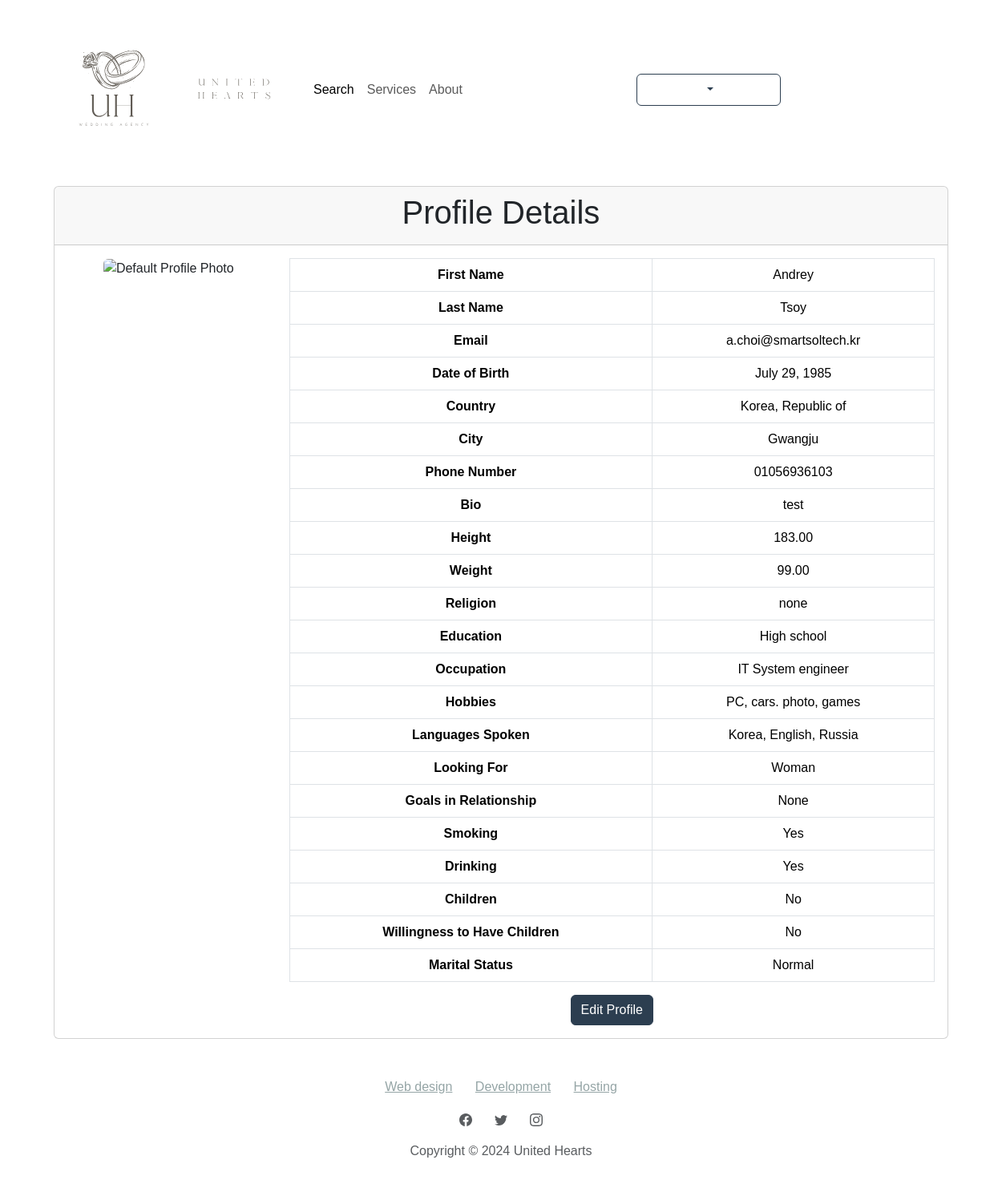
Screenshot of /en-us/profiles/profile/1/ (signed in) with the database file from the repository.
### profiles/models.py (models this page shows, shortened)
class Profile(models.Model):
    USER_TYPE_CHOICES = [
        ('groom', _('Groom')),
        ('bride', _('Bride')),
    ]
    user = models.OneToOneField(User, on_delete=models.CASCADE)
    user_type = models.CharField(_('User Type'), max_length=10, choices=USER_TYPE_CHOICES)
    first_name = models.CharField(_('First Name'), max_length=100)
    last_name = models.CharField(_('Last Name'), max_length=100)
    date_of_birth = models.DateField(null=True, blank=True)
    country = models.CharField(_('Country'), max_length=100)
    city = models.CharField(_('City'), max_length=100)
    phone_number = models.CharField(_('Phone Number'), max_length=20, validators=[
        RegexValidator(regex=r'^\+?1?\d{9,15}$', message=_("Phone number must be entered in the format: '+999999999'. Up to 15 digits allowed."))
    ])
    email = models.EmailField(_('Email'))
    bio = models.TextField(_('Bio'))
    photo = models.ImageField(_('Photo'), upload_to='profile_photos/', null=True, blank=True)
    height = models.DecimalField(_('Height'), max_digits=5, decimal_places=2, null=True, blank=True)
    weight = models.DecimalField(_('Weight'), max_digits=5, decimal_places=2, null=True, blank=True)
    religion = models.CharField(_('Religion'), max_length=50, null=True, blank=True)
    education = models.CharField(_('Education'), max_length=255, null=True, blank=True)
    occupation = models.CharField(_('Occupation'), max_length=255, null=True, blank=True)
    hobbies = models.TextField(_('Hobbies'), null=True, blank=True)
    languages_spoken = models.CharField(_('Languages Spoken'), max_length=255, null=True, blank=True)
    looking_for = models.TextField(_('Looking For'), null=True, blank=True)
    goals_in_relationship = models.CharField(_('Goals in Relationship'), max_length=255, null=True, blank=True)
    smoking = models.BooleanField(_('Smoking'), default=False)
    drinking = models.BooleanField(_('Drinking'), default=False)
    children = models.BooleanField(_('Children'), default=False)
    willingness_to_have_children = models.BooleanField(_('Willingness to have Children'), default=False)
    marital_status = models.CharField(_('Marital Status'), max_length=50, null=True, blank=True)

### profiles/views.py (the view)
# urls.py: path('profile/<int:pk>/', views.profile_detail, name='profile_detail'),  # Детали профиля
@login_required
def profile_detail(request, pk):
    profile = get_object_or_404(Profile, pk=pk)
    return render(request, 'profiles/profile_detail.html', {'profile': profile})

### templates/profiles/profile_detail.html
{% extends 'base.html' %}
{% load static i18n %}
{% block content %}
<div class="container mt-4">
    <div class="card">
        <div class="card-header">
            <h2>{% blocktrans %}Profile Details{% endblocktrans %}</h2>
        </div>
        <div class="card-body">
            <div class="row">
                <div class="col-md-3">
                    {% if profile.photo %}
                        <img src="{{ profile.photo.url }}" class="img-fluid rounded" alt="{% trans 'Profile Photo' %}">
                    {% else %}
                        <img src="{% static 'assets/img/default-profile.png' %}" class="img-fluid rounded" alt="{% trans 'Default Profile Photo' %}">
                    {% endif %}
                </div>
                <div class="col-md-9">
                    <table class="table table-bordered">
                        <tbody>
                            <tr>
                                <th>{% trans 'First Name' %}</th>
                                <td>{{ profile.first_name }}</td>
                            </tr>
                            <tr>
                                <th>{% trans 'Last Name' %}</th>
                                <td>{{ profile.last_name }}</td>
                            </tr>
                            <tr>
                                <th>{% trans 'Email' %}</th>
                                <td>{{ profile.email }}</td>
                            </tr>
                            <tr>
                                <th>{% trans 'Date of Birth' %}</th>
                                <td>{{ profile.date_of_birth }}</td>
                            </tr>
                            <tr>
                                <th>{% trans 'Country' %}</th>
                                <td>{{ profile.country }}</td>
                            </tr>
                            <tr>
                                <th>{% trans 'City' %}</th>
                                <td>{{ profile.city }}</td>
                            </tr>
                            <tr>
                                <th>{% trans 'Phone Number' %}</th>
                                <td>{{ profile.phone_number }}</td>
                            </tr>
                            <tr>
                                <th>{% trans 'Bio' %}</th>
                                <td>{{ profile.bio }}</td>
                            </tr>
                            <tr>
                                <th>{% trans 'Height' %}</th>
                                <td>{{ profile.height }}</td>
                            </tr>
                            <tr>
                                <th>{% trans 'Weight' %}</th>
                                <td>{{ profile.weight }}</td>
                            </tr>
                            <tr>
                                <th>{% trans 'Religion' %}</th>
                                <td>{{ profile.religion }}</td>
                            </tr>
                            <tr>
                                <th>{% trans 'Education' %}</th>
                                <td>{{ profile.education }}</td>
                            </tr>
                            <tr>
                                <th>{% trans 'Occupation' %}</th>
                                <td>{{ profile.occupation }}</td>
                            </tr>
                            <tr>
                                <th>{% trans 'Hobbies' %}</th>
                                <td>{{ profile.hobbies }}</td>
                            </tr>
                            <tr>
                                <th>{% trans 'Languages Spoken' %}</th>
                                <td>{{ profile.languages_spoken }}</td>
                            </tr>
                            <tr>
                                <th>{% trans 'Looking For' %}</th>
                                <td>{{ profile.looking_for }}</td>
                            </tr>
                            <tr>
                                <th>{% trans 'Goals in Relationship' %}</th>
                                <td>{{ profile.goals_in_relationship }}</td>
                            </tr>
                            <tr>
                                <th>{% trans 'Smoking' %}</th>
                                <td>{{ profile.smoking|yesno:_('Yes,No') }}</td>
                            </tr>
                            <tr>
                                <th>{% trans 'Drinking' %}</th>
                                <td>{{ profile.drinking|yesno:_('Yes,No') }}</td>
                            </tr>
                            <tr>
                                <th>{% trans 'Children' %}</th>
                                <td>{{ profile.children|yesno:_('Yes,No') }}</td>
                            </tr>
                            <tr>
                                <th>{% trans 'Willingness to Have Children' %}</th>
                                <td>{{ profile.willingness_to_have_children|yesno:_('Yes,No') }}</td>
                            </tr>
                            <tr>
                                <th>{% trans 'Marital Status' %}</th>
                                <td>{{ profile.marital_status }}</td>
                            </tr>
                        </tbody>
                    </table>
                    <a href="{% url 'edit_profile' %}" class="btn btn-primary">{% trans 'Edit Profile' %}</a>
                </div>
            </div>
        </div>
    </div>
</div>
{% endblock %}

### rows the page displays
Profile: first_name "Andrey", last_name "Tsoy", email "a.choi@smartsoltech.kr", date_of_birth "July 29, 1985", country "Korea, Republic of", city "Gwangju", phone_number "01056936103", bio "test", height "183.00", weight "99.00", religion "none", education "High school", occupation "IT System engineer", hobbies "PC, cars. photo, games", languages_spoken "Korea, English, Russia", looking_for "Woman", goals_in_relationship "None", smoking "Yes", drinking "Yes", children "No", willingness_to_have_children "No", marital_status "Normal"
